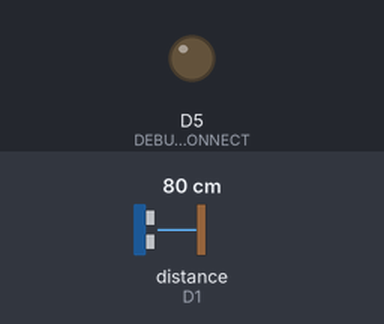
A sketch run on a simulated ESP8266 (NodeMCU). Shown: output pins drawn as LEDs (lit = HIGH). Wiring (inferred from the names in the program): ultrasonic range finder: trigger D2; echo D1. Inputs (shaded band) come from the test bench; at power-on: distance to the obstacle (sensor on D1) 80 cm. The echo pulse lasts 58.3 µs per cm; WiFi joins after 1.5 s; servers stay silent unless stated; the local clock reads 2024-03-15 10:24:30 at power-on unless the sketch sets it; pins used as bus, display or sensor lines are not drawn; what the sketch prints to the serial monitor is not drawn.

Above: at 0.6 s.
At 2.7 s:
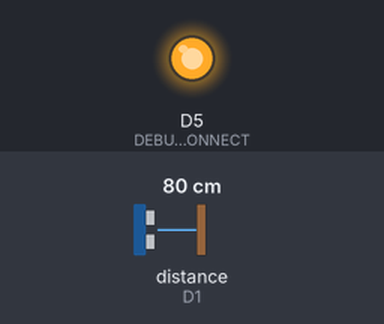
2.8 s: distance to the obstacle (sensor on D1) set to 2 cm
Timing chart, 0 to 5.8 s (numbered marks = the images above; inputs shaded):
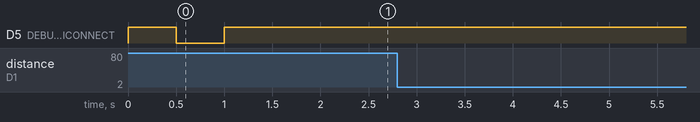

The sketch:

ultrasonic_firebase.ino
```cpp
#include <ESP8266WiFi.h>
#include <FirebaseArduino.h>
#include <time.h>

// Config Firebase
#define FIREBASE_HOST "virpj-5c808.firebaseio.com"
#define FIREBASE_AUTH "rNtv49Y7HgtJOrXB58V0C2uYY9MMEN0EPsRJjV7s"

// Config connect WiFi
// Config connect WiFi
#define WIFI_SSID "WiFi-NU"
#define WIFI_PASSWORD ""


int ECHO_PIN    = D1;
int TRIGGER_PIN = D2;

#define DEBUG_WIFICONNECT 14
#define DEBUG_PUTHDATA 5
// Config time
int timezone = 7;


char ntp_server1[20] = "ntp.ku.ac.th";
char ntp_server2[20] = "fw.eng.ku.ac.th";
char ntp_server3[20] = "time.uni.net.th";

int dst = 0;

void setup() {

  pinMode(DEBUG_WIFICONNECT, OUTPUT);
  pinMode(DEBUG_PUTHDATA, OUTPUT);

  pinMode(TRIGGER_PIN, OUTPUT);
     pinMode(ECHO_PIN, INPUT);

  Serial.begin(9600);

  WiFi.mode(WIFI_STA);
  // connect to wifi.
  WiFi.begin(WIFI_SSID, WIFI_PASSWORD);
  Serial.print("connecting");

  while (WiFi.status() != WL_CONNECTED) {
    Serial.print(".");
    digitalWrite(DEBUG_WIFICONNECT, !digitalRead(DEBUG_WIFICONNECT));
    delay(500);
  }
  digitalWrite(DEBUG_WIFICONNECT, HIGH);
  Serial.println();
  Serial.print("connected: ");
  Serial.println(WiFi.localIP());

  configTime(timezone * 3600, dst, ntp_server1, ntp_server2, ntp_server3);
  Serial.println("Waiting for time");
  while (!time(nullptr)) {
    Serial.print(".");
    delay(500);
  }
  Serial.println();
  Serial.println("Now: " + NowString());

  Firebase.begin(FIREBASE_HOST, FIREBASE_AUTH);
}

void loop() {
   long duration;
  long distance;
  String outofrange;

  digitalWrite(TRIGGER_PIN, LOW);  // Added this line
  delayMicroseconds(2); // Added this line
  digitalWrite(TRIGGER_PIN, HIGH);
  delayMicroseconds(10); // Added this line
  digitalWrite(TRIGGER_PIN, LOW);
  duration = pulseIn(ECHO_PIN, HIGH);
  distance = (duration/2) / 29.1;
    if (distance <= 10){
  Serial.println("Out of range");
  delay(500);
  }
  else {
  Serial.print(distance);
  Serial.println(" cm");
  delay(500);
  }
  StaticJsonBuffer<200> jsonBuffer;
  JsonObject& root = jsonBuffer.createObject();

  root["distance"] = distance;
  root["time_ultra"] = NowString();
  root["date_ultra"] = NowStringdate();

  digitalWrite(DEBUG_PUTHDATA, HIGH);
  // append a new value to /LM1
  String name = Firebase.push("Ultrasonic", root);
  // handle error
  if (Firebase.failed()) {
      Serial.print("pushing /Ultrasonic failed:");
      Serial.println(Firebase.error());
      return;
  }
  Serial.print("pushed: /Ultrasonic/");
  Serial.println(name);
  delay(2000);
  digitalWrite(DEBUG_PUTHDATA, LOW);
  delay(3000);
}

String NowString() {
  time_t now = time(nullptr);
  struct tm* newtime = localtime(&now);

  String tmpNow = "";
  tmpNow += String(newtime->tm_hour);
  tmpNow += ":";
  tmpNow += String(newtime->tm_min);
  tmpNow += ":";
  tmpNow += String(newtime->tm_sec);

  return tmpNow;
}
String NowStringdate() {
  time_t now = time(nullptr);
  struct tm* newtime = localtime(&now);

  String tmpNow = "";
  tmpNow += String(newtime->tm_mday);
  tmpNow += "/";
  tmpNow += String(newtime->tm_mon + 1);
  tmpNow += "/";
  tmpNow += String(newtime->tm_year + 1900);
  return tmpNow;
}
```

Measured:
- after the input at 2.8 s, every drawn part: stays the same
